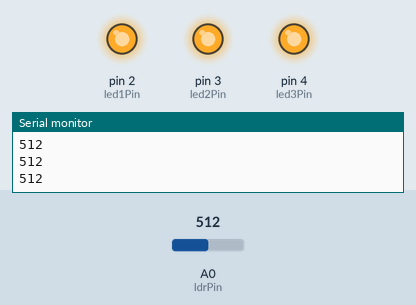
This sketch was run on a simulated Arduino Uno, built with avr-gcc and run on an emulated ATmega328P. Parts: output pins drawn as LEDs (lit = HIGH), the last lines printed to the serial monitor. Inputs (shaded band) come from the test bench; at power-on: A0 (ldrPin) = 512.

Above: at 1.2 s.
1.3 s: A0 (ldrPin) set to 211
2.8 s: A0 (ldrPin) set to 191
At 3.8 s:
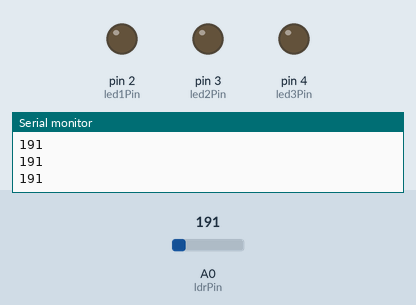
4.3 s: A0 (ldrPin) set to 210
At 5.1 s:
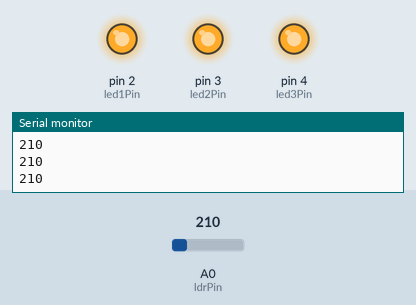
5.8 s: A0 (ldrPin) set to 190
At 6.4 s:
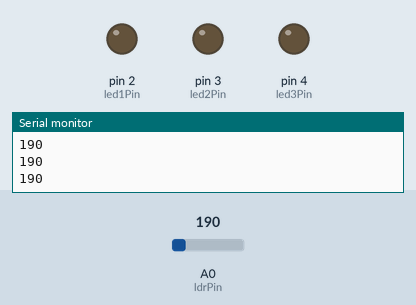
Timing chart, 0 to 8.3 s (numbered marks = the images above; inputs shaded):
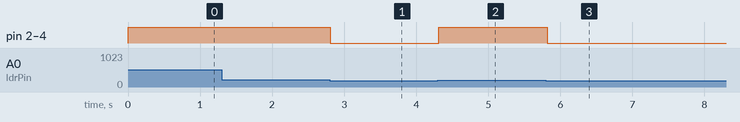

The sketch:

sensorLdr.ino
```cpp
// Pin definitions
const int ldrPin = A0;      // Pin untuk LDR
const int led1Pin = 2;      // Pin untuk LED 1
const int led2Pin = 3;      // Pin untuk LED 2
const int led3Pin = 4;      // Pin untuk LED 3

// Threshold untuk kegelapan
const int darknessThreshold = 200;  // Nilai ini bisa disesuaikan

void setup() {
  // Inisialisasi pin mode
  pinMode(led1Pin, OUTPUT);
  pinMode(led2Pin, OUTPUT);
  pinMode(led3Pin, OUTPUT);
  pinMode(ldrPin, INPUT);

  // Matikan LED saat awal
  digitalWrite(led1Pin, LOW);
  digitalWrite(led2Pin, LOW);
  digitalWrite(led3Pin, LOW);

  // Serial monitor untuk debugging
  Serial.begin(9600);
}

void loop() {
  // Baca nilai dari LDR
  int ldrValue = analogRead(ldrPin);

  // Tampilkan nilai LDR ke Serial Monitor
  Serial.println(ldrValue);

  // Cek jika nilai LDR di bawah threshold (kegelapan)
  if (ldrValue < darknessThreshold) {
    // Nyalakan LED
    digitalWrite(led1Pin, LOW);
    digitalWrite(led2Pin, LOW);
    digitalWrite(led3Pin, LOW);
  } else {
    // Matikan LED
    digitalWrite(led1Pin, HIGH);
    digitalWrite(led2Pin, HIGH);
    digitalWrite(led3Pin, HIGH);
  }

  // Jeda sebentar sebelum membaca lagi
  delay(100);
}
```

Measured:
- the behaviour switches between 200 and 199 on A0 (ldrPin) (found by bisection; images 0 and 1)
- after the input at 2.8 s, pin 2 (led1Pin), pin 3 (led2Pin), pin 4 (led3Pin): HIGH → LOW at once
- after the input at 4.3 s, pin 2 (led1Pin), pin 3 (led2Pin), pin 4 (led3Pin): LOW → HIGH at once
- after the input at 5.8 s, pin 2 (led1Pin), pin 3 (led2Pin), pin 4 (led3Pin): HIGH → LOW at once
